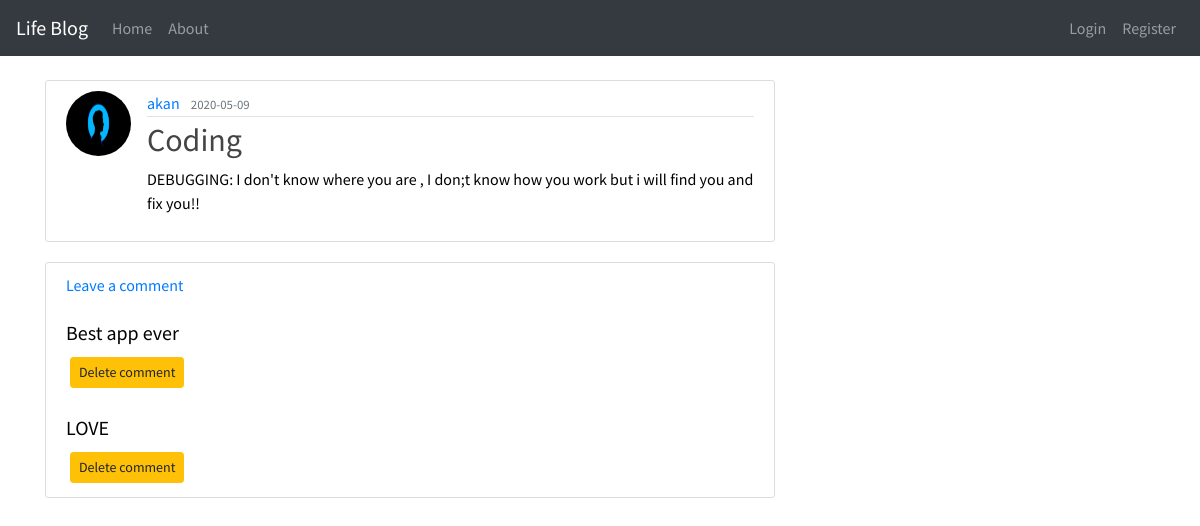
/post/5, run on an earlier commit of the app's database.
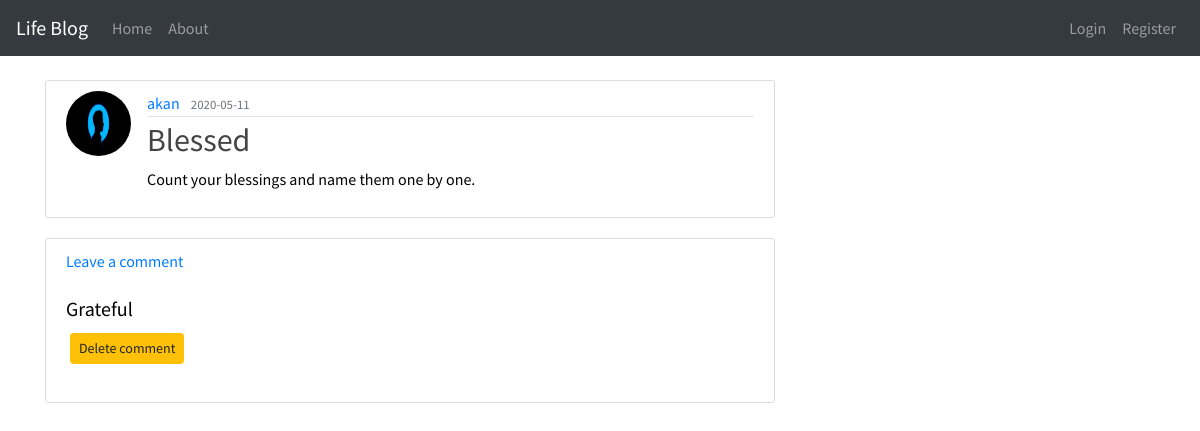
And on a later commit of the database.
### app/models.py (models this page shows, shortened)
class User(db.Model, UserMixin):
    id = db.Column(db.Integer, primary_key = True)
    username = db.Column(db.String(20), unique= True, nullable = False )
    email = db.Column(db.String(120), unique= True, nullable = False )
    image_file = db.Column(db.String(20), nullable = False, default = 'default.jpeg' )
    password = db.Column(db.String(60), nullable = False )
    posts = db.relationship('Post', backref = 'author', lazy = True)

class Post(db.Model):
    id = db.Column(db.Integer, primary_key = True)
    title = db.Column(db.String(100), nullable = False)
    date_posted = db.Column(db.DateTime, nullable = False, default = datetime.utcnow)
    content = db.Column(db.Text, nullable =False)
    user_id = db.Column(db.Integer, db.ForeignKey('user.id'), nullable = False)
    comments = db.relationship('Comment', backref='post', lazy=True)

class Comment(db.Model):
    id = db.Column(db.Integer, primary_key=True)
    comment = db.Column(db.Text, nullable=False)
    posted_date = db.Column(db.DateTime, default=datetime.utcnow, nullable=False)
    post_id = db.Column(db.Integer, db.ForeignKey('post.id'))

### app/posts/views.py (the view)
@posts.route("/post/<int:post_id>")
def post(post_id):
    post = Post.query.get_or_404(post_id)
    comments = Comment.query.filter_by(post_id = post_id).all()
    return render_template('post.html', title=post.title, post=post,comments = comments)

### app/templates/post.html (shortened to what this page needs)
{% extends 'index.html' %}
{% block content %}
<br>
<div class="panel panel-header">
    <article class="media content-section">
        <img class="rounded-circle article-img"
            src="{{ url_for('static', filename='css/images/' + post.author.image_file) }}">
        <div class="media-body">
            <div class="article-metadata">
                <a class="mr-2" href="#">{{ post.author.username }}</a>
                <small class="text-muted">{{ post.date_posted.strftime('%Y-%m-%d') }}</small>
            </div>
            <h2 class="article-title">{{ post.title }}</h2>
            <p class="article-content">{{ post.content }}</p>
        </div>
</div>
<div class="content-section">
    <a class="ratings" href="{{ url_for('posts.new_comment', post_id=post.id) }}"> Leave a comment</a>
    <div class="mt-4 mb-4">
        {% if comments %}
        {% for comment in comments %}
        <h5> {{ comment.comment }} </h5>
        <button type="button" class="btn btn-warning btn-sm m-1" data-toggle="modal" data-target="#deleteModal">Delete
            comment</button>
    </div>
    {% endfor %}
    {% else %}
    <p>There are no comments yet</p>
    {% endif %}
</div>
{% endblock %}

What changed in the data, as far as the page shows it:
no longer on this page (row edited): Comment: comment "Best app ever"
no longer on this page (row edited): Comment: comment "LOVE"
changed Post: date_posted "2020-05-09" → "2020-05-11"; title "Coding" → "Blessed"; content "DEBUGGING: I don't know where you are , I don;t know how you work but i will find you and fix you!!" → "Count your blessings and name them one by one."
added Comment: comment "Grateful"
